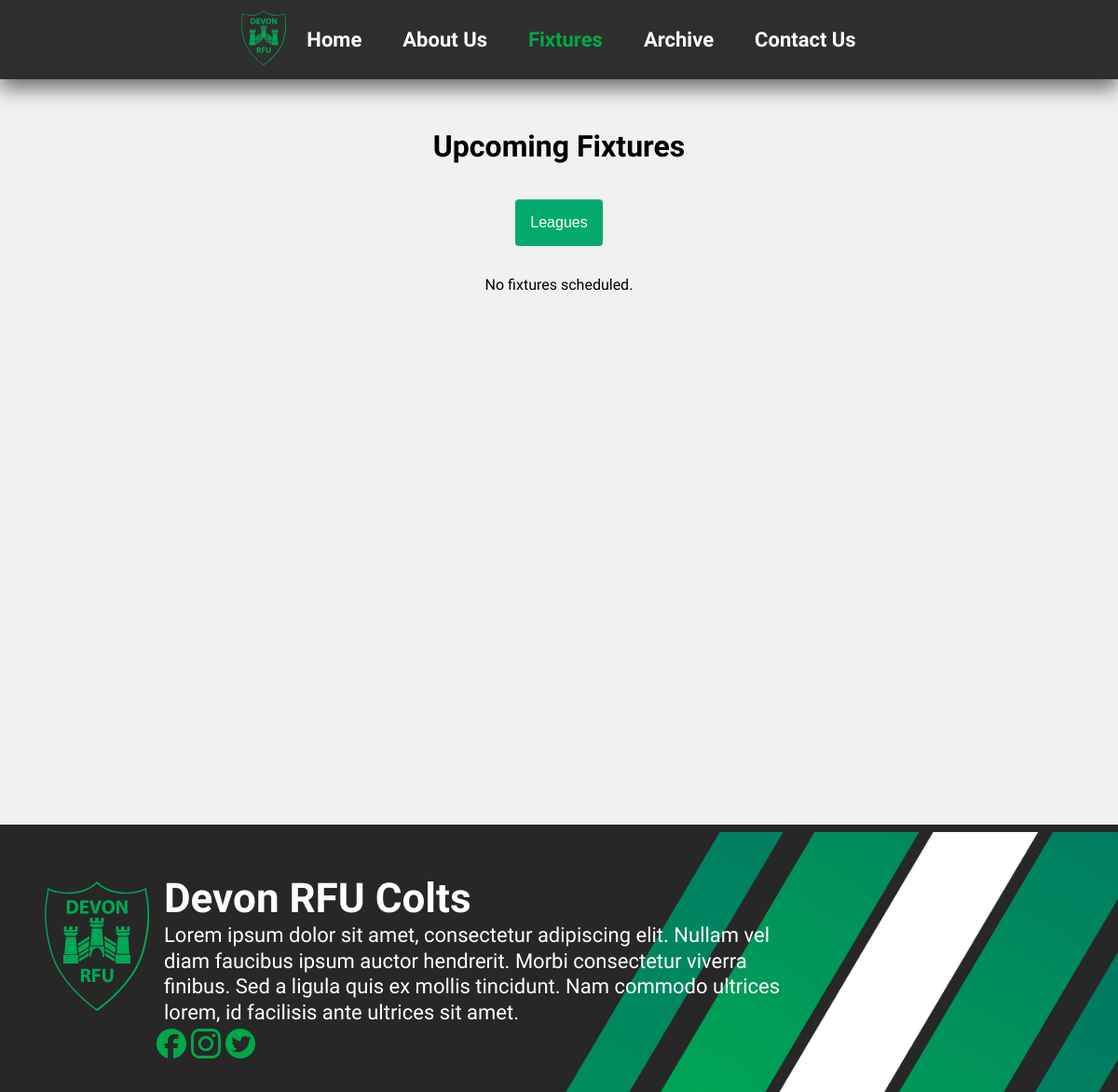
The app's page /fixtures, older data.
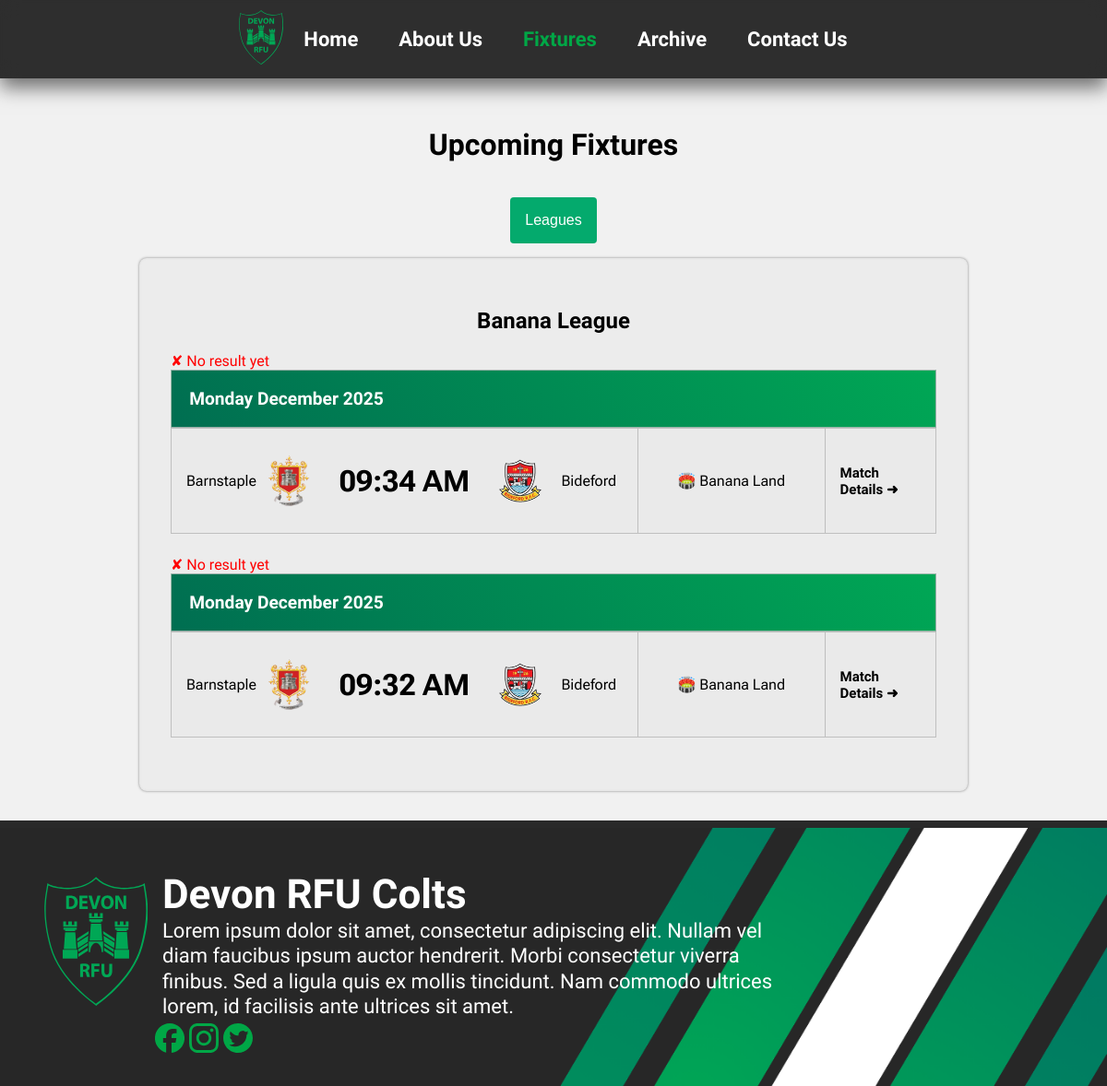
The same page, newer data.
### project/models.py (models this page shows)
class Fixtures(db.Model):
    id = db.Column(db.Integer, primary_key=True)
    venue = db.Column(db.String(100), nullable=False)
    date = db.Column(db.Date, nullable=False)
    time = db.Column(db.Time, nullable=False)
    team1_id = db.Column(db.Integer, db.ForeignKey('team.id'), nullable=False)
    team2_id = db.Column(db.Integer, db.ForeignKey('team.id'), nullable=False)
    team1 = db.relationship('Team', foreign_keys=[team1_id])
    team2 = db.relationship('Team', foreign_keys=[team2_id])
    league_name = db.Column(db.String(100))
    result = db.relationship('Results', back_populates="fixture", uselist=False)  # one-to-one

class Team(db.Model):
    __tablename__ = 'team'  # ensure table is named 'team'
    id = db.Column(db.Integer, primary_key=True)
    name = db.Column(db.String(100), nullable=False)
    logo = db.Column(db.String(100))

### project/main.py (the view)
@main.route('/fixtures')
def fixtures_page():
    fixtures = Fixtures.query.order_by(Fixtures.date, Fixtures.time).all()
    return render_template('fixtures.html', fixtures=fixtures)

### project/templates/fixtures.html (shortened to what this page needs)
{% extends "base.html" %}
{% block content %}
<link rel="stylesheet" href="{{ url_for('static', filename='fixtures.css') }}">
<div class="league">
    <div class="fixtures">
        <h1>Upcoming Fixtures</h1>
        <div class="menu">
            <div class="dropdown">
                <button class="dropbtn">Leagues</button>
            </div>
        </div>
        {% if fixtures %}
            {% for league, league_fixtures in fixtures|groupby("league_name") %}
                <div class="fixture-container" id="{{ league }}">
                    <h2 class="league-title" style="text-align: center;">{{ league }}</h2>
                    {% for fixture in league_fixtures %}
                        {% if fixture.result %}
                            <span style="color: green; text-align: left;">✔ Result available</span>
                        {% else %}
                            <span style="color: red;">✘ No result yet</span>
                        {% endif %}
                        <p class="date">
                            {{ fixture.date.strftime('%A %B %Y') }}
                        </p>
                        <div class="fixture-container-2">
                            <div class="fixture-container-clubs">
                                <div class="fixture-container-clubs-2">
                                    <p>{{ fixture.team1.name }}</p>
                                    <img src="/static/assets/{{ fixture.team1.logo }}">
                                </div>
                                <h1>{{ fixture.time.strftime('%I:%M %p') }}</h1>
                                <div class="fixture-container-clubs-2">
                                    <img src="/static/assets/{{ fixture.team2.logo }}">
                                    <p>{{ fixture.team2.name }}</p>
                                </div>
                            </div>
                            <p class="fixture-container-venue">🏟️ {{ fixture.venue }}</p>
                            <div class="fixture-matchlink">
                                <a href="{{ url_for('main.matchdetails', fixture_id=fixture.id) }}">
                                    Match Details ➜
                                </a>
                            </div>
                        </div>
                    {% endfor %}
                </div>
            {% endfor %}
        {% else %}
            <p>No fixtures scheduled.</p>
        {% endif %}
    </div>
</div>
{% endblock %}

### project/templates/base.html (shortened to what this page needs)
    <!DOCTYPE html>
    <html lang="en">
    <head>
        <link rel="stylesheet" href="{{ url_for('static', filename='navbar_footer.css') }}">
    </head>
    <body>
        <nav id="navigation" class="navbar">
            <div class="navbar-container">
                <div class="logo">
                    <a href="{{ url_for('main.home') }}"><img src="/static/assets/devonrfu-logo.svg"></a>
                </div>
                <div class="navbar-links" id="navbar-links">
                    <a href="{{ url_for('main.home') }}" id="home">Home</a>
                    <a href="{{ url_for('main.about_us') }}" id="about">About Us</a>
                    <a href="{{ url_for('main.fixtures_page') }}" id="fixtures">Fixtures</a>
                    <a href="{{ url_for('main.archive') }}" id="archive">Archive</a>
                    <a href="{{ url_for('main.contact_us') }}" id="contact">Contact Us</a>
                </div>
            </div>
        </nav>
        <div class="content">
            {% block content %}
            {% endblock %}
        </div>
        <footer class="footer">
                <div class="footer-container">
                    <div class="footer-logo">
                        <img src="/static/assets/devonrfu-logo.svg">
                    </div>
                    <div class="footer-heading">
                        <h1>Devon RFU Colts</h1>
                        <p>Lorem ipsum dolor sit amet, consectetur adipiscing elit. Nullam vel diam faucibus ipsum auctor hendrerit.
                            Morbi consectetur viverra finibus. Sed a ligula quis ex mollis tincidunt.
                            Nam commodo ultrices lorem, id facilisis ante ultrices sit amet.</p>
                    </div>
                </div>
                <div class="social-media">
                    <a href="{{ url_for('main.home') }}"><img src="/static/assets/facebook-logo.svg"></a>
                    <a href="{{ url_for('main.home') }}"><img src="/static/assets/instragram-logo.svg"></a>
                    <a href="{{ url_for('main.home') }}"><img src="/static/assets/twitter-logo.svg"></a>
                </div>
        </footer>
    </body>
    </html>

### project/static/navbar_footer.css (style rules this page uses)
body { min-height: 100vh; margin: 0; background: rgb(241, 241, 241); background-size: cover; background-position: center; background-repeat: no-repeat; }
.content { min-height: 50em; animation: fadeInOpacity 0.5s; }
.navbar { display: flex; justify-content: center; position: sticky; top: 0px; z-index: 100; }
.navbar-container { display: flex; align-items: center; background-color: rgba(0, 0, 0, 0.81); justify-content: center; height: auto; width: 100%; padding: 0.5em; backdrop-filter: blur(10px) brightness(1); box-shadow: 0 10px 20px rgba(0, 0, 0, 0.55); }
.logo { display: flex; justify-content: flex-start; }
.logo img { width: 3rem; }
.navbar-links { display: flex; justify-content: space-evenly; }
.footer { border-top: 0.5em solid rgb(41, 41, 41); background-image: url("/static/footer-image.png"); background-size: cover; height: auto; background-position: center; background-repeat: no-repeat; margin-bottom: 0; position: relative; }
.footer-container { display: flex; width: 70%; margin-top: 1em; margin-bottom: 0; }
.footer-logo { display: flex; }
.footer-logo img { width: 7rem; padding: 1em; margin-left: 2em; }
.footer-heading { font-size: 22px; font-family: "League Spartan", sans-serif; color: white; }
.footer-heading p { margin-top: 0; line-height: 1.25em; }
.footer-heading h1 { margin-bottom: 0; }
.social-media img { width: 2rem; margin-top: -100%; }
.social-media { display: flex; margin-left: 14%; gap: 5px; padding-bottom: 2em; }

### project/static/fixtures.css (style rules this page uses)
.fixtures { display: flex; flex-direction: column; gap: 1rem; font-family: "League Spartan", serif; justify-content: flex-start; align-items: center; margin-top: 2em; animation: fadeInOpacity 0.5s; }
.league { flex-direction: column; gap: 1rem; font-family: "League Spartan", serif; justify-content: center; align-items: center; animation: fadeInOpacity 0.5s; display: flex; }
.fixture-container { width: 90%; justify-content: center; align-items: center; box-shadow: #838383 0px 0px 3px; border: 2px solid rgba(228, 228, 228, 0.36); padding: 2rem; border-radius: 0.5rem; margin-bottom: 2em; background-color: #ececec; }
.date { display: flex; background: #00A755; background: linear-gradient(-128deg, rgba(0, 167, 85, 1) 0%, rgba(0, 110, 81, 1) 100%); margin: 0 0 0 0; justify-content: flex-start; padding: 1em; border: 1px solid rgba(191, 191, 191, 0.8); font-size: 1.2em; font-weight: bold; text-align: left; color: white; }
.fixture-container-2 { display: grid; grid-template-columns: 2.5fr 1fr 0.6fr; grid-template-rows: 1fr; gap: 0px 0px; grid-template-areas: "fixture-container-clubs fixture-container-venue ."; }
.fixture-container-clubs { display: grid; grid-template-columns: 1fr 1fr 1fr; align-items: center; background-color: #eaeaea; padding: 1rem; margin: 0 0 1.5em 0; gap: 1rem; text-align: center; border: 1.5px solid #bfbfbf; border-right: 0px solid #bfbfbf; grid-area: fixture-container-clubs; font-family: "Roboto Flex", serif; }
.fixture-container-clubs h1 { font-size: 2rem; text-align: center; }
.fixture-container-clubs-2 { display: grid; grid-template-columns: 1fr 1fr; place-items: center; text-align: center; }
.fixtures img { width: 3rem; height: auto; object-fit: contain; justify-self: center; }
.fixture-container-venue { grid-area: fixture-container-venue; display: flex; justify-content: center; align-items: center; background-color: #eaeaea; border: 1.5px solid #bfbfbf; border-right: 0px solid #bfbfbf; padding: 1rem; margin: 0 0 1.5em 0; gap: 1rem; font-family: "Roboto Flex", serif; }
.fixture-matchlink { display: flex; justify-content: center; align-items: center; background-color: #eaeaea; border: 1.5px solid #bfbfbf; padding: 1rem; margin: 0 0 1.5em 0; gap: 1rem; }
.fixture-matchlink a { color: black; text-decoration: none; font-weight: bold; transition: color 0.3s ease; font-size: 15px; }
.dropbtn { background-color: #04AA6D; color: white; padding: 16px; font-size: 16px; border: none; border-radius: 4px; }
.dropdown { position: relative; display: inline-block; }

Row changes from the older to the newer data that the page shows:
added Fixtures: league_name "Banana League", date "Monday December 2025", team1.name "Barnstaple", team1.logo (picture), time "09:34 AM", team2.logo (picture), team2.name "Bideford", venue "Banana Land"
added Fixtures: date "Monday December 2025", team1.name "Barnstaple", team1.logo (picture), time "09:32 AM", team2.logo (picture), team2.name "Bideford", venue "Banana Land", shown under "Banana League"
Text that changed along with them:
text no longer shown: "No fixtures scheduled."
